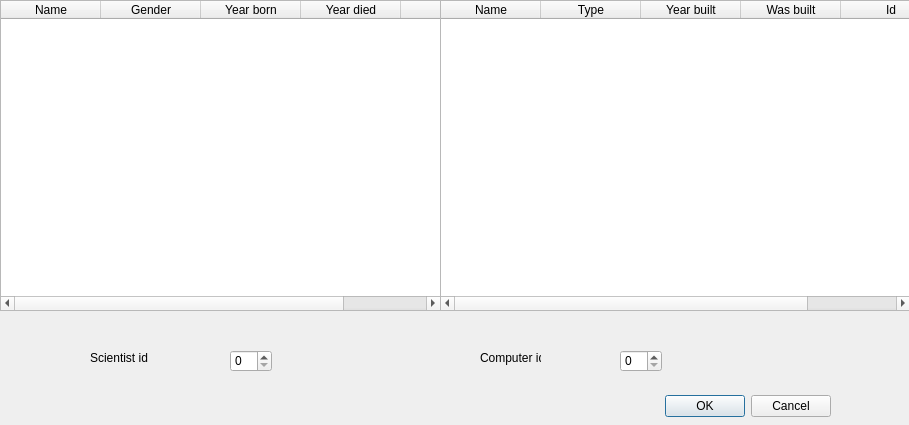
<?xml version="1.0" encoding="UTF-8"?>
<ui version="4.0">
 <class>addNewRelationDialog</class>
 <widget class="QDialog" name="addNewRelationDialog">
  <property name="geometry">
   <rect>
    <x>0</x>
    <y>0</y>
    <width>909</width>
    <height>425</height>
   </rect>
  </property>
  <property name="windowTitle">
   <string>Dialog</string>
  </property>
  <widget class="QDialogButtonBox" name="buttonBox">
   <property name="geometry">
    <rect>
     <x>490</x>
     <y>390</y>
     <width>341</width>
     <height>32</height>
    </rect>
   </property>
   <property name="orientation">
    <enum>Qt::Horizontal</enum>
   </property>
   <property name="standardButtons">
    <set>QDialogButtonBox::Cancel|QDialogButtonBox::Ok</set>
   </property>
  </widget>
  <widget class="QTableWidget" name="tableWidget">
   <property name="geometry">
    <rect>
     <x>0</x>
     <y>0</y>
     <width>441</width>
     <height>311</height>
    </rect>
   </property>
   <column>
    <property name="text">
     <string>Name</string>
    </property>
   </column>
   <column>
    <property name="text">
     <string>Gender</string>
    </property>
   </column>
   <column>
    <property name="text">
     <string>Year born</string>
    </property>
   </column>
   <column>
    <property name="text">
     <string>Year died</string>
    </property>
   </column>
   <column>
    <property name="text">
     <string>Id</string>
    </property>
   </column>
  </widget>
  <widget class="QTableWidget" name="tableWidget_2">
   <property name="geometry">
    <rect>
     <x>440</x>
     <y>0</y>
     <width>471</width>
     <height>311</height>
    </rect>
   </property>
   <column>
    <property name="text">
     <string>Name</string>
    </property>
   </column>
   <column>
    <property name="text">
     <string>Type</string>
    </property>
   </column>
   <column>
    <property name="text">
     <string>Year built</string>
    </property>
   </column>
   <column>
    <property name="text">
     <string>Was built</string>
    </property>
   </column>
   <column>
    <property name="text">
     <string>Id</string>
    </property>
   </column>
  </widget>
  <widget class="QSpinBox" name="Scientist_id_spinbox">
   <property name="geometry">
    <rect>
     <x>230</x>
     <y>350</y>
     <width>42</width>
     <height>22</height>
    </rect>
   </property>
  </widget>
  <widget class="QLabel" name="label">
   <property name="geometry">
    <rect>
     <x>90</x>
     <y>350</y>
     <width>61</width>
     <height>16</height>
    </rect>
   </property>
   <property name="text">
    <string>Scientist id</string>
   </property>
  </widget>
  <widget class="QLabel" name="label_2">
   <property name="geometry">
    <rect>
     <x>480</x>
     <y>350</y>
     <width>61</width>
     <height>16</height>
    </rect>
   </property>
   <property name="text">
    <string>Computer id</string>
   </property>
  </widget>
  <widget class="QSpinBox" name="Computer_id_spinbox">
   <property name="geometry">
    <rect>
     <x>620</x>
     <y>350</y>
     <width>42</width>
     <height>22</height>
    </rect>
   </property>
  </widget>
 </widget>
 <resources/>
 <connections>
  <connection>
   <sender>buttonBox</sender>
   <signal>accepted()</signal>
   <receiver>addNewRelationDialog</receiver>
   <slot>accept()</slot>
   <hints>
    <hint type="sourcelabel">
     <x>248</x>
     <y>254</y>
    </hint>
    <hint type="destinationlabel">
     <x>157</x>
     <y>274</y>
    </hint>
   </hints>
  </connection>
  <connection>
   <sender>buttonBox</sender>
   <signal>rejected()</signal>
   <receiver>addNewRelationDialog</receiver>
   <slot>reject()</slot>
   <hints>
    <hint type="sourcelabel">
     <x>316</x>
     <y>260</y>
    </hint>
    <hint type="destinationlabel">
     <x>286</x>
     <y>274</y>
    </hint>
   </hints>
  </connection>
 </connections>
</ui>
